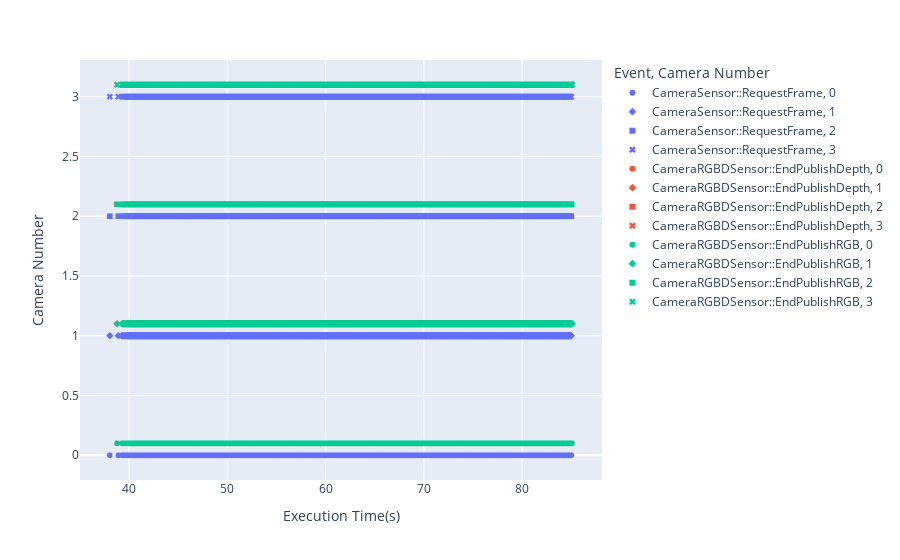

Notebook source saved alongside this figure:
### Code cell
fig = px.scatter( x=timestamps, y=y, symbol=cameras, color=events,  labels={
                     "x":"Execution Time(s)",
                     "y":"Camera Number",
                     "color" : "Event",
                     "symbol" : "Camera Number",
    
                 },)
fig.show()

### Figure 1 — Plotly figure (JSON) as saved in the notebook; plotly's stock layout.template omitted (floating-point values rounded to 4 significant figures; data arrays with more than 128 entries replaced by an {"elided": "..."} marker saying what was removed)
{"data": [{"hovertemplate": "Event=CameraSensor::RequestFrame<br>Camera Number=%{y}<br>Execution Time(s)=%{x}<extra></extra>", "legendgroup": "CameraSensor::RequestFrame, 0", "marker": {"color": "#636efa", "symbol": "circle"}, "mode": "markers", "name": "CameraSensor::RequestFrame, 0", "showlegend": true, "type": "scattergl", "x": {"elided": "1638 float values"}, "xaxis": "x", "y": {"elided": "1638 int values"}, "yaxis": "y"}, {"hovertemplate": "Event=CameraSensor::RequestFrame<br>Camera Number=%{y}<br>Execution Time(s)=%{x}<extra></extra>", "legendgroup": "CameraSensor::RequestFrame, 1", "marker": {"color": "#636efa", "symbol": "diamond"}, "mode": "markers", "name": "CameraSensor::RequestFrame, 1", "showlegend": true, "type": "scattergl", "x": {"elided": "1638 float values"}, "xaxis": "x", "y": {"elided": "1638 int values"}, "yaxis": "y"}, {"hovertemplate": "Event=CameraSensor::RequestFrame<br>Camera Number=%{y}<br>Execution Time(s)=%{x}<extra></extra>", "legendgroup": "CameraSensor::RequestFrame, 2", "marker": {"color": "#636efa", "symbol": "square"}, "mode": "markers", "name": "CameraSensor::RequestFrame, 2", "showlegend": true, "type": "scattergl", "x": {"elided": "1638 float values"}, "xaxis": "x", "y": {"elided": "1638 int values"}, "yaxis": "y"}, {"hovertemplate": "Event=CameraSensor::RequestFrame<br>Camera Number=%{y}<br>Execution Time(s)=%{x}<extra></extra>", "legendgroup": "CameraSensor::RequestFrame, 3", "marker": {"color": "#636efa", "symbol": "x"}, "mode": "markers", "name": "CameraSensor::RequestFrame, 3", "showlegend": true, "type": "scattergl", "x": {"elided": "1638 float values"}, "xaxis": "x", "y": {"elided": "1638 int values"}, "yaxis": "y"}, {"hovertemplate": "Event=CameraRGBDSensor::EndPublishDepth<br>Camera Number=%{y}<br>Execution Time(s)=%{x}<extra></extra>", "legendgroup": "CameraRGBDSensor::EndPublishDepth, 0", "marker": {"color": "#EF553B", "symbol": "circle"}, "mode": "markers", "name": "CameraRGBDSensor::EndPublishDepth, 0", "showlegend": true, "type": "scattergl", "x": {"elided": "1638 float values"}, "xaxis": "x", "y": {"elided": "1638 float values"}, "yaxis": "y"}, {"hovertemplate": "Event=CameraRGBDSensor::EndPublishDepth<br>Camera Number=%{y}<br>Execution Time(s)=%{x}<extra></extra>", "legendgroup": "CameraRGBDSensor::EndPublishDepth, 1", "marker": {"color": "#EF553B", "symbol": "diamond"}, "mode": "markers", "name": "CameraRGBDSensor::EndPublishDepth, 1", "showlegend": true, "type": "scattergl", "x": {"elided": "1638 float values"}, "xaxis": "x", "y": {"elided": "1638 float values"}, "yaxis": "y"}, {"hovertemplate": "Event=CameraRGBDSensor::EndPublishDepth<br>Camera Number=%{y}<br>Execution Time(s)=%{x}<extra></extra>", "legendgroup": "CameraRGBDSensor::EndPublishDepth, 2", "marker": {"color": "#EF553B", "symbol": "square"}, "mode": "markers", "name": "CameraRGBDSensor::EndPublishDepth, 2", "showlegend": true, "type": "scattergl", "x": {"elided": "1636 float values"}, "xaxis": "x", "y": {"elided": "1636 float values"}, "yaxis": "y"}, {"hovertemplate": "Event=CameraRGBDSensor::EndPublishDepth<br>Camera Number=%{y}<br>Execution Time(s)=%{x}<extra></extra>", "legendgroup": "CameraRGBDSensor::EndPublishDepth, 3", "marker": {"color": "#EF553B", "symbol": "x"}, "mode": "markers", "name": "CameraRGBDSensor::EndPublishDepth, 3", "showlegend": true, "type": "scattergl", "x": {"elided": "1638 float values"}, "xaxis": "x", "y": {"elided": "1638 float values"}, "yaxis": "y"}, {"hovertemplate": "Event=CameraRGBDSensor::EndPublishRGB<br>Camera Number=%{y}<br>Execution Time(s)=%{x}<extra></extra>", "legendgroup": "CameraRGBDSensor::EndPublishRGB, 0", "marker": {"color": "#00cc96", "symbol": "circle"}, "mode": "markers", "name": "CameraRGBDSensor::EndPublishRGB, 0", "showlegend": true, "type": "scattergl", "x": {"elided": "1637 float values"}, "xaxis": "x", "y": {"elided": "1637 float values"}, "yaxis": "y"}, {"hovertemplate": "Event=CameraRGBDSensor::EndPublishRGB<br>Camera Number=%{y}<br>Execution Time(s)=%{x}<extra></extra>", "legendgroup": "CameraRGBDSensor::EndPublishRGB, 1", "marker": {"color": "#00cc96", "symbol": "diamond"}, "mode": "markers", "name": "CameraRGBDSensor::EndPublishRGB, 1", "showlegend": true, "type": "scattergl", "x": {"elided": "1638 float values"}, "xaxis": "x", "y": {"elided": "1638 float values"}, "yaxis": "y"}, {"hovertemplate": "Event=CameraRGBDSensor::EndPublishRGB<br>Camera Number=%{y}<br>Execution Time(s)=%{x}<extra></extra>", "legendgroup": "CameraRGBDSensor::EndPublishRGB, 2", "marker": {"color": "#00cc96", "symbol": "square"}, "mode": "markers", "name": "CameraRGBDSensor::EndPublishRGB, 2", "showlegend": true, "type": "scattergl", "x": {"elided": "1636 float values"}, "xaxis": "x", "y": {"elided": "1636 float values"}, "yaxis": "y"}, {"hovertemplate": "Event=CameraRGBDSensor::EndPublishRGB<br>Camera Number=%{y}<br>Execution Time(s)=%{x}<extra></extra>", "legendgroup": "CameraRGBDSensor::EndPublishRGB, 3", "marker": {"color": "#00cc96", "symbol": "x"}, "mode": "markers", "name": "CameraRGBDSensor::EndPublishRGB, 3", "showlegend": true, "type": "scattergl", "x": {"elided": "1638 float values"}, "xaxis": "x", "y": {"elided": "1638 float values"}, "yaxis": "y"}], "layout": {"legend": {"title": {"text": "Event, Camera Number"}, "tracegroupgap": 0}, "margin": {"t": 60}, "xaxis": {"anchor": "y", "domain": [0, 1], "title": {"text": "Execution Time(s)"}}, "yaxis": {"anchor": "x", "domain": [0, 1], "title": {"text": "Camera Number"}}}}
